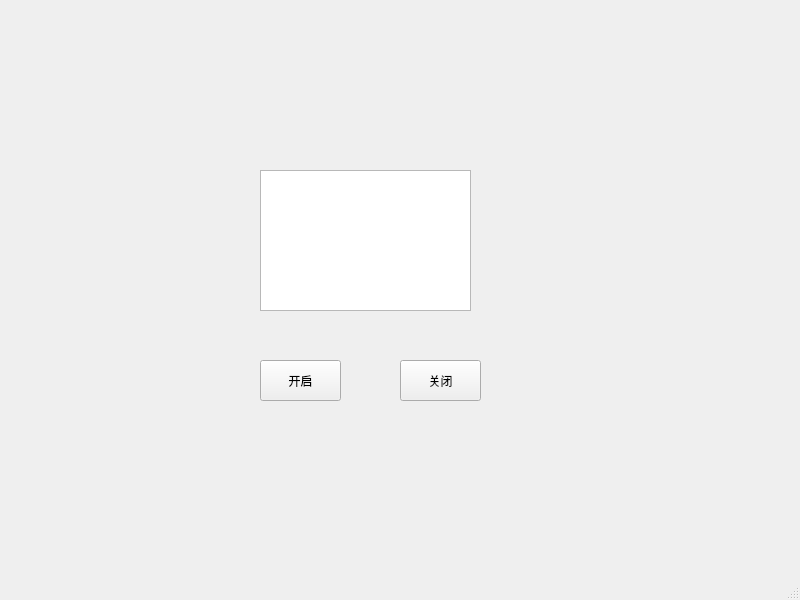
<?xml version="1.0" encoding="UTF-8"?>
<ui version="4.0">
 <class>MainWindow</class>
 <widget class="QMainWindow" name="MainWindow">
  <property name="geometry">
   <rect>
    <x>0</x>
    <y>0</y>
    <width>800</width>
    <height>600</height>
   </rect>
  </property>
  <property name="windowTitle">
   <string>MainWindow</string>
  </property>
  <widget class="QWidget" name="centralwidget">
   <widget class="QPushButton" name="pushButton">
    <property name="geometry">
     <rect>
      <x>260</x>
      <y>360</y>
      <width>81</width>
      <height>41</height>
     </rect>
    </property>
    <property name="text">
     <string>开启</string>
    </property>
   </widget>
   <widget class="QPushButton" name="pushButton_2">
    <property name="geometry">
     <rect>
      <x>400</x>
      <y>360</y>
      <width>81</width>
      <height>41</height>
     </rect>
    </property>
    <property name="text">
     <string>关闭</string>
    </property>
   </widget>
   <widget class="QTextEdit" name="textEdit">
    <property name="geometry">
     <rect>
      <x>260</x>
      <y>170</y>
      <width>211</width>
      <height>141</height>
     </rect>
    </property>
   </widget>
  </widget>
  <widget class="QMenuBar" name="menubar">
   <property name="geometry">
    <rect>
     <x>0</x>
     <y>0</y>
     <width>800</width>
     <height>23</height>
    </rect>
   </property>
  </widget>
  <widget class="QStatusBar" name="statusbar"/>
 </widget>
 <resources/>
 <connections/>
</ui>
